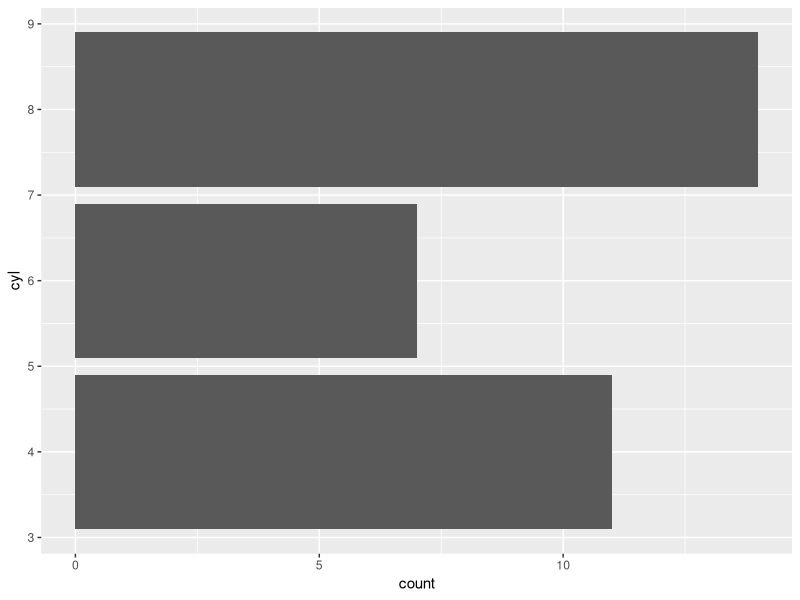

The R source for this figure: (Note: this script raises an error after producing the figure.)
## ---- chunk 1
library(ggplot2)
library(dplyr)

# cyl_plot()
ggplot(mtcars) + 
  geom_bar(aes(cyl)) + 
  coord_flip()

# cyl_sum()
mtcars %>% 
  group_by(cyl) %>% 
  summarise(n = n(), mpg = mean(mpg))
## ---- chunk 2
bins <- 50
diamonds %>% 
  ggplot(aes(carat, price)) + 
  geom_hex(bins = bin)
diamonds %>% 
  group_by(color, clarity) %>% 
  summarise(price = mean(price))
## ---- chunk 3
a <- 1
df <- data.frame(b = 1)

mutate(df, c = a + b)
ggplot(df, aes(a, b)) + geom_point()
## ---- chunk 4
#' @export
#' @importFrom rlang .data
diamonds_summary2 <- function(bins) {
  diamonds %>% 
    ggplot2::ggplot(aes(carat, price)) + 
    ggplot2::geom_hex(bins = bin)
}
## ---- chunk 5
piechart <- function(data, mapping) {
  ggplot(data, mapping) +
    geom_bar(width = 1) + 
    coord_polar(theta = "y") + 
    xlab(NULL) + 
    ylab(NULL)
}
## ---- chunk 6
count <- function(df, ...) {
  df %>%
    group_by(...) %>% 
    summarise(n = n()) %>% 
    ungroup()
}
## ---- chunk 7
col_summary <- function(df, col) {
  ggplot(df) + 
    geom_bar(aes(x = col)) + 
    coord_flip()
}
col_summary(mtcars, cyl)
## ---- chunk 8
col_summary <- function(df, col) {
  ggplot(df) + 
    geom_bar(aes(x = {{ col }})) + 
    coord_flip()
}
col_summary(mtcars, cyl)
## ---- chunk 9
name <- "Hadley"
glue::glue("Hello {name}!")
